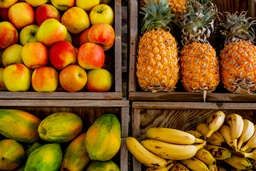
#> input picture input/10.jpg, 256 x 171 px, shrunk from 5472 x 3648 before the run
$ python main.py ../input/10.jpg   (older library calls are emulated)
#> lines starting #> are read from the running program, lines starting #| are printed output that depends on the picture
### src/utils.py
import cv2
import numpy as np
import math
from sklearn import mixture
from gmm import GaussianMixture
from scipy import linalg
import itertools
import matplotlib.pyplot as plt
from scipy import linalg
import matplotlib as mpl
from time import time
# from scipy import infty
from sklearn import preprocessing
from sklearn.utils import shuffle
# [5 lines of commented-out code are left out]
from itertools import chain
from skimage import feature

#-----Define Helper Functionas------#

#---------Loads Each Image and Runs GMM Fit---------

color_iter = itertools.cycle(['navy', 'red', 'cornflowerblue', 'gold', 'darkorange','b','cyan'])

d =  3

# dictionary of color codes for creating segmentation masks
_color_codes = {
    1: (171,166, 27),
    2: (112, 26, 91,),
    3: (61, 42,   61),
    4: (19, 118, 140),
    5: (227, 25, 227),
    6: (139, 69,   19),
    7: (56, 161,  48)
}


# [24 lines left out: function plot_results, not called in this run]


def test(imtest, gmm, dpgmm):
    lab1=gmm.predict(imtest)
    lab2=dpgmm.predict(imtest)

    # plot_results(imtest, lab1, gmm.means_, gmm.covariances_, 0 ,'Gaussian Mixture')
    # plot_results(imtest, lab2, dpgmm.means_, dpgmm.covariances_, 1 ,'Bayesian Gaussian Mixture with a Dirichlet process prior')
    # plt.show()

    return lab1,lab2

#---------Runs GMM Fit on Each Random Combination of 1000 Points, 'num_patches' number of times---------#

def train(num_patches, image,n_samples,w,h):
	for i in range(1, num_patches):
		imtrain = shuffle(image)
		imtrain=imtrain[:1000]

		gmm = GaussianMixture(n_components=7, covariance_type='full',  tol=0.001, reg_covar=1e-06, max_iter=1200, n_init=1, init_params='kmeans',  warm_start=True).fit(imtrain)

		dpgmm = mixture.BayesianGaussianMixture(n_components=7, covariance_type='full', weight_concentration_prior_type='dirichlet_distribution', tol=0.001, reg_covar=1e-06, max_iter=1200, n_init=1, init_params='kmeans', warm_start=True).fit(imtrain)
		return gmm, dpgmm


def segmented(image,samples,label, num_comp, w, h):
    #Add dimension to [n,] array
	labels=np.expand_dims(label, axis=0)
	labels=np.transpose(labels)

	for i in range(1,num_comp):

		indices=np.where(np.all(labels==i, axis=-1))
		indices = np.unravel_index(indices, (w,h), order='C')
		type(indices)
		indices=np.transpose(indices)

		#indices=list(indices)
		l = chain.from_iterable(zip(*indices))

		for j, (lowercase, uppercase) in enumerate(l):
        		# set the colour accordingly

				image[lowercase,uppercase] = _color_codes[(i)]

	return image

def createData(image, n_samples):
	#Intialisation for Local Binary Patterns Descriptor
	numPoints = 24
	#Number of samples per component
	radius = 8
	img_src = cv2.GaussianBlur(image,(5,5),0)

	#blur = cv2.bilateralFilter(img_src,9,75,75)
	#blurthresh=100
	#imtest = fix(imtest, blurthresh)

	imtest=cv2.cvtColor(img_src, cv2.COLOR_BGR2LAB)
	img_gray= cv2.cvtColor(img_src, cv2.COLOR_BGR2GRAY)

	lbp = feature.local_binary_pattern(img_gray, numPoints,
		radius, method="uniform")

	lbp=np.reshape(lbp,(n_samples,1))

	imtest= np.reshape(imtest, (n_samples, d))
	data=np.column_stack((imtest, lbp))

	data= preprocessing.normalize(imtest, norm= 'l2')
	#data= preprocessing.scale(data);

	return data, imtest

### src/gmm.py
import numpy as np
from scipy import linalg

from sklearn.utils import check_array
from sklearn.utils._param_validation import StrOptions
from sklearn.utils.extmath import row_norms
from sklearn.mixture._base import BaseMixture, _check_shape


# [25 lines left out: functions _check_weights, _check_means, not called in this run]


def _check_precision_positivity(precision, covariance_type):
    if np.any(np.less_equal(precision, 0.0)):
        raise ValueError("'%s precision' should be positive" % covariance_type)


# [7 lines left out: function _check_precision_matrix, not called in this run]


def _check_precisions_full(precisions, covariance_type):
    for prec in precisions:
        _check_precision_matrix(prec, covariance_type)


# [26 lines left out: function _check_precisions, not called in this run]


###############################################################################
# Gaussian mixture parameters estimators (used by the M-Step)


def _estimate_gaussian_covariances_full(resp, X, nk, means, reg_covar):
    n_components, n_features = means.shape
    covariances = np.empty((n_components, n_features, n_features))
    for k in range(n_components):
        diff = X - means[k]
        covariances[k] = np.dot(resp[:, k] * diff.T, diff) / nk[k]
        covariances[k].flat[:: n_features + 1] += reg_covar
    return covariances


# [14 lines left out: functions _estimate_gaussian_covariances_tied, _estimate_gaussian_covariances_diag, not called in this run]


def _estimate_gaussian_covariances_spherical(resp, X, nk, means, reg_covar):
    return _estimate_gaussian_covariances_diag(resp, X, nk, means, reg_covar).mean(1)


def _estimate_gaussian_parameters(X, resp, reg_covar, covariance_type):
    nk = resp.sum(axis=0) + 10 * np.finfo(resp.dtype).eps
    means = np.dot(resp.T, X) / nk[:, np.newaxis]
    covariances = {
        "full": _estimate_gaussian_covariances_full,
        "tied": _estimate_gaussian_covariances_tied,
        "diag": _estimate_gaussian_covariances_diag,
        "spherical": _estimate_gaussian_covariances_spherical,
    }[covariance_type](resp, X, nk, means, reg_covar)
    return nk, means, covariances


def _compute_precision_cholesky(covariances, covariance_type):
    estimate_precision_error_message = (
        "Fitting the mixture model failed because some components have "
        "ill-defined empirical covariance (for instance caused by singleton "
        "or collapsed samples). Try to decrease the number of components, "
        "or increase reg_covar."
    )

    if covariance_type == "full":
        n_components, n_features, _ = covariances.shape
        precisions_chol = np.empty((n_components, n_features, n_features))
        for k, covariance in enumerate(covariances):
            try:
                cov_chol = linalg.cholesky(covariance, lower=True)
            except linalg.LinAlgError:
                raise ValueError(estimate_precision_error_message)
            precisions_chol[k] = linalg.solve_triangular(
                cov_chol, np.eye(n_features), lower=True
            ).T
    elif covariance_type == "tied":
        _, n_features = covariances.shape
        try:
            cov_chol = linalg.cholesky(covariances, lower=True)
        except linalg.LinAlgError:
            raise ValueError(estimate_precision_error_message)
        precisions_chol = linalg.solve_triangular(
            cov_chol, np.eye(n_features), lower=True
        ).T
    else:
        if np.any(np.less_equal(covariances, 0.0)):
            raise ValueError(estimate_precision_error_message)
        precisions_chol = 1.0 / np.sqrt(covariances)
    return precisions_chol


def _flipudlr(array):
    return np.flipud(np.fliplr(array))


# [15 lines left out: function _compute_precision_cholesky_from_precisions, not called in this run]


###############################################################################
# Gaussian mixture probability estimators
def _compute_log_det_cholesky(matrix_chol, covariance_type, n_features):
    if covariance_type == "full":
        n_components, _, _ = matrix_chol.shape
        log_det_chol = np.sum(
            np.log(matrix_chol.reshape(n_components, -1)[:, :: n_features + 1]), 1
        )

    elif covariance_type == "tied":
        log_det_chol = np.sum(np.log(np.diag(matrix_chol)))

    elif covariance_type == "diag":
        log_det_chol = np.sum(np.log(matrix_chol), axis=1)

    else:
        log_det_chol = n_features * (np.log(matrix_chol))

    return log_det_chol


def _estimate_log_gaussian_prob(X, means, precisions_chol, covariance_type):
    n_samples, n_features = X.shape
    n_components, _ = means.shape
    # The determinant of the precision matrix from the Cholesky decomposition
    # corresponds to the negative half of the determinant of the full precision
    # matrix.
    # In short: det(precision_chol) = - det(precision) / 2
    log_det = _compute_log_det_cholesky(precisions_chol, covariance_type, n_features)

    if covariance_type == "full":
        log_prob = np.empty((n_samples, n_components))
        for k, (mu, prec_chol) in enumerate(zip(means, precisions_chol)):
            y = np.dot(X, prec_chol) - np.dot(mu, prec_chol)
            log_prob[:, k] = np.sum(np.square(y), axis=1)

    elif covariance_type == "tied":
        log_prob = np.empty((n_samples, n_components))
        for k, mu in enumerate(means):
            y = np.dot(X, precisions_chol) - np.dot(mu, precisions_chol)
            log_prob[:, k] = np.sum(np.square(y), axis=1)

    elif covariance_type == "diag":
        precisions = precisions_chol**2
        log_prob = (
            np.sum((means**2 * precisions), 1)
            - 2.0 * np.dot(X, (means * precisions).T)
            + np.dot(X**2, precisions.T)
        )

    elif covariance_type == "spherical":
        precisions = precisions_chol**2
        log_prob = (
            np.sum(means**2, 1) * precisions
            - 2 * np.dot(X, means.T * precisions)
            + np.outer(row_norms(X, squared=True), precisions)
        )
    # Since we are using the precision of the Cholesky decomposition,
    # `- 0.5 * log_det_precision` becomes `+ log_det_precision_chol`
    return -0.5 * (n_features * np.log(2 * np.pi) + log_prob) + log_det


class GaussianMixture(BaseMixture):
    _parameter_constraints: dict = {
        **BaseMixture._parameter_constraints,
        "covariance_type": [StrOptions({"full", "tied", "diag", "spherical"})],
        "weights_init": ["array-like", None],
        "means_init": ["array-like", None],
        "precisions_init": ["array-like", None],
    }

    def __init__(
        self,
        n_components=1,
        *,
        covariance_type="full",
        tol=1e-3,
        reg_covar=1e-6,
        max_iter=100,
        n_init=1,
        init_params="kmeans",
        weights_init=None,
        means_init=None,
        precisions_init=None,
        random_state=None,
        warm_start=False,
        verbose=0,
        verbose_interval=10,
    ):
        super().__init__(
            n_components=n_components,
            tol=tol,
            reg_covar=reg_covar,
            max_iter=max_iter,
            n_init=n_init,
            init_params=init_params,
            random_state=random_state,
            warm_start=warm_start,
            verbose=verbose,
            verbose_interval=verbose_interval,
        )

        self.covariance_type = covariance_type
        self.weights_init = weights_init
        self.means_init = means_init
        self.precisions_init = precisions_init

    def _check_parameters(self, X):
        """Check the Gaussian mixture parameters are well defined."""
        _, n_features = X.shape

        if self.weights_init is not None:
            self.weights_init = _check_weights(self.weights_init, self.n_components)

        if self.means_init is not None:
            self.means_init = _check_means(
                self.means_init, self.n_components, n_features
            )

        if self.precisions_init is not None:
            self.precisions_init = _check_precisions(
                self.precisions_init,
                self.covariance_type,
                self.n_components,
                n_features,
            )

    def _initialize_parameters(self, X, random_state):
        # If all the initial parameters are all provided, then there is no need to run
        # the initialization.
        compute_resp = (
            self.weights_init is None
            or self.means_init is None
            or self.precisions_init is None
        )
        if compute_resp:
            super()._initialize_parameters(X, random_state)
        else:
            self._initialize(X, None)

    def _initialize(self, X, resp):
        n_samples, _ = X.shape
        weights, means, covariances = None, None, None
        if resp is not None:
            weights, means, covariances = _estimate_gaussian_parameters(
                X, resp, self.reg_covar, self.covariance_type
            )
            if self.weights_init is None:
                weights /= n_samples

        self.weights_ = weights if self.weights_init is None else self.weights_init
        self.means_ = means if self.means_init is None else self.means_init

        if self.precisions_init is None:
            self.covariances_ = covariances
            self.precisions_cholesky_ = _compute_precision_cholesky(
                covariances, self.covariance_type
            )
        else:
            self.precisions_cholesky_ = _compute_precision_cholesky_from_precisions(
                self.precisions_init, self.covariance_type
            )

    def _m_step(self, X, log_resp):
        self.weights_, self.means_, self.covariances_ = _estimate_gaussian_parameters(
            X, np.exp(log_resp), self.reg_covar, self.covariance_type
        )
        self.weights_ /= self.weights_.sum()
        self.precisions_cholesky_ = _compute_precision_cholesky(
            self.covariances_, self.covariance_type
        )

    def _estimate_log_prob(self, X):
        return _estimate_log_gaussian_prob(
            X, self.means_, self.precisions_cholesky_, self.covariance_type
        )

    def _estimate_log_weights(self):
        return np.log(self.weights_)

    def _compute_lower_bound(self, _, log_prob_norm):
        return log_prob_norm

    def _get_parameters(self):
        return (
            self.weights_,
            self.means_,
            self.covariances_,
            self.precisions_cholesky_,
        )

    def _set_parameters(self, params):
        (
            self.weights_,
            self.means_,
            self.covariances_,
            self.precisions_cholesky_,
        ) = params

        # Attributes computation
        _, n_features = self.means_.shape

        if self.covariance_type == "full":
            self.precisions_ = np.empty(self.precisions_cholesky_.shape)
            for k, prec_chol in enumerate(self.precisions_cholesky_):
                self.precisions_[k] = np.dot(prec_chol, prec_chol.T)

        elif self.covariance_type == "tied":
            self.precisions_ = np.dot(
                self.precisions_cholesky_, self.precisions_cholesky_.T
            )
        else:
            self.precisions_ = self.precisions_cholesky_**2

    # [17 lines left out: functions _n_parameters, bic, not called in this run]

    def aic(self, X):
        return -2 * self.score(X) * X.shape[0] + 2 * self._n_parameters()

### src/main.py
import matplotlib.image as mpimg
import cv2
import numpy as np
import matplotlib.pyplot as plt
import math
import matplotlib as mpl
import itertools
from matplotlib import colors as mcolors
import itertools
from itertools import chain
import matplotlib.cm as cm
from utils import *
import argparse


if __name__ == "__main__":
    parser = argparse.ArgumentParser(description='Image segmentation using GMM-EM')
    parser.add_argument('filename')
    args = parser.parse_args()

    #LoadImage
    img_src = cv2.imread(args.filename)
#> img_src is the input picture: shape (171, 256, 3); mean B, G, R 23.9, 88.3, 133.2
    w, h, d = original_shape = tuple(img_src.shape)
#> w = 171; h = 256; d = 3; original_shape = (171, 256, 3)
    assert d == 3

    # Number of samples per component
    n_samples = w*h
#> n_samples = 43776
    #Number of sets of training samples
    num_patches=100;


    samples, imtest=createData(img_src, n_samples)
#> in createData, `img_src = cv2.GaussianBlur(image,(5,5),0)`:
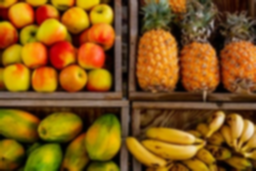
#> img_src: shape (171, 256, 3); mean B, G, R 23.9, 88.3, 133.2
#> in createData, `imtest=cv2.cvtColor(img_src, cv2.COLOR_BGR2LAB)`: imtest: shape (171, 256, 3); mean of channels 0, 1, 2 105, 140.8, 166.8
#> in createData, `img_gray= cv2.cvtColor(img_src, cv2.COLOR_BGR2GRAY)`:
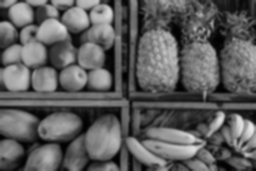
#> img_gray: shape (171, 256); min 1, max 232, mean 94.4
#> in createData, `lbp = feature.local_binary_pattern(img_gray, numPoints, radius, method..`:
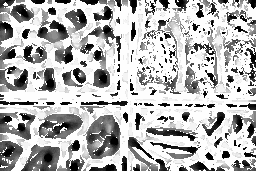
#> lbp: shape (171, 256) float64; min 0, max 25, mean 17.9; drawn with min black and max white
    gmm, dpgmm=train(num_patches, samples ,n_samples,w,h)
    lab1,lab2=test(samples, gmm, dpgmm)
    seg1=segmented(img_src,samples,lab1, 7, w, h)
#> after the loop in segmented, `for i in range(1,num_comp):`:
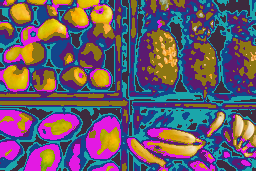
#> image: shape (171, 256, 3); mean B, G, R 107.6, 88.7, 103.6
    seg2=segmented(img_src,samples, lab2,7, w, h)
#> call 2 of segmented, with samples = array of shape (43776, 3), label = array of shape (43776,), num_comp = 7, w = 171, h = 256
#> after the loop in segmented (call 2), `for i in range(1,num_comp):`:
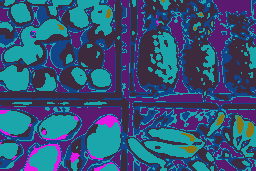
#> image: shape (171, 256, 3); mean B, G, R 120.5, 83.3, 52


    img_src = mpimg.imread(args.filename)


    fig, axs = plt.subplots(nrows=1, ncols=2, figsize=(16, 10))
    axs[0].imshow(img_src)
    axs[0].set_xticks([])
    axs[0].set_yticks([])

    axs[1].imshow(seg1)
    axs[1].set_xticks([])
    axs[1].set_yticks([])

    plt.imsave('output/16.png', seg1)
#> figure, not shown here; B, G, R data is drawn as R, G, B

$ run again, on input/12.jpg
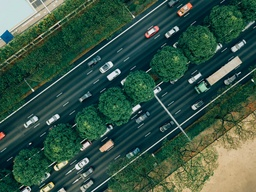
#> input picture input/12.jpg, 256 x 192 px, shrunk from 3992 x 2992 before the run
#> img_src is the input picture: shape (192, 256, 3); mean B, G, R 70.8, 86.4, 54.6
#> imtest: shape (192, 256, 3); mean of channels 0, 1, 2 86, 113.9, 133.6
#> after the loop in segmented, `for i in range(1,num_comp):`:
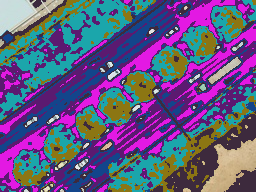
#> image: shape (192, 256, 3); mean B, G, R 130, 86.3, 99.5
#> after the loop in segmented (call 2), `for i in range(1,num_comp):`:
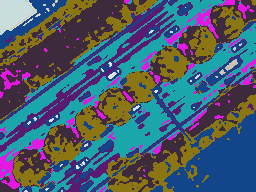
#> image: shape (192, 256, 3); mean B, G, R 108.9, 91.7, 77.4

$ run again, on input/15.jpg
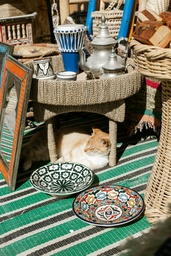
#> input picture input/15.jpg, 171 x 256 px, shrunk from 4160 x 6240 before the run
#> img_src is the input picture: shape (256, 171, 3); mean B, G, R 99.3, 120.4, 119.7
#> imtest: shape (256, 171, 3); mean of channels 0, 1, 2 126.4, 125.5, 140.1
#> after the loop in segmented, `for i in range(1,num_comp):`:
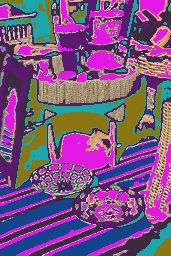
#> image: shape (256, 171, 3); mean B, G, R 129.9, 85.5, 123.4
#> after the loop in segmented (call 2), `for i in range(1,num_comp):`:
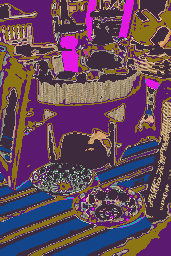
#> image: shape (256, 171, 3); mean B, G, R 91.8, 72.1, 101
